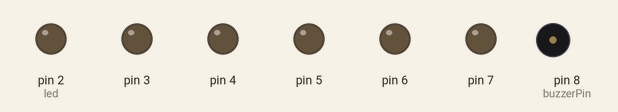
Bench run of a sketch on a simulated Arduino Uno, built with avr-gcc and run on an emulated ATmega328P. Parts: output pins drawn as LEDs (lit = HIGH), buzzer (waves = sounding). At 30.5 s the program stops and its outputs stay as they are.

Above: at 0.1 s.
At 30.1 s:
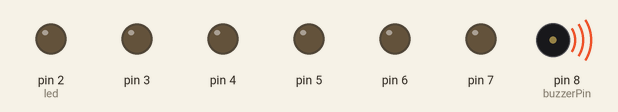
Timing chart, 0 to 32.0 s (numbered marks = the images above):
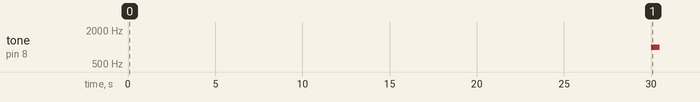

Measured:
- by itself, tone on pin 8 (buzzerPin): silent → 1000 Hz at 30.0 s, → silent 0.50 s later

The sketch:

Project_8muudatustega.ino
```cpp
int buzzerPin = 8;
const int switchPin = 8;
unsigned long previousTime = 0;
int switchState = 0;
int prevSwitchState = 0;
int led = 2;
long interval = 30000;
void setup() {
  pinMode(buzzerPin, OUTPUT);
for(int x = 2;x<8;x++){
pinMode(x, OUTPUT);
}
pinMode(switchPin, INPUT);
}
void loop(){
delay (30000);
  tone(buzzerPin, 1000);
  delay(500);
  noTone(buzzerPin);
  while(true){}
unsigned long currentTime = millis();
if(currentTime - previousTime > interval) {
previousTime = currentTime;
  digitalWrite(led, HIGH);
led++;
if(led == 7){
}
}
switchState = digitalRead(switchPin);
if(switchState != prevSwitchState){
for(int x = 2;x<8;x++){
digitalWrite(x, LOW);
}
led = 2;
previousTime = currentTime;
}
prevSwitchState = switchState;
}
```
